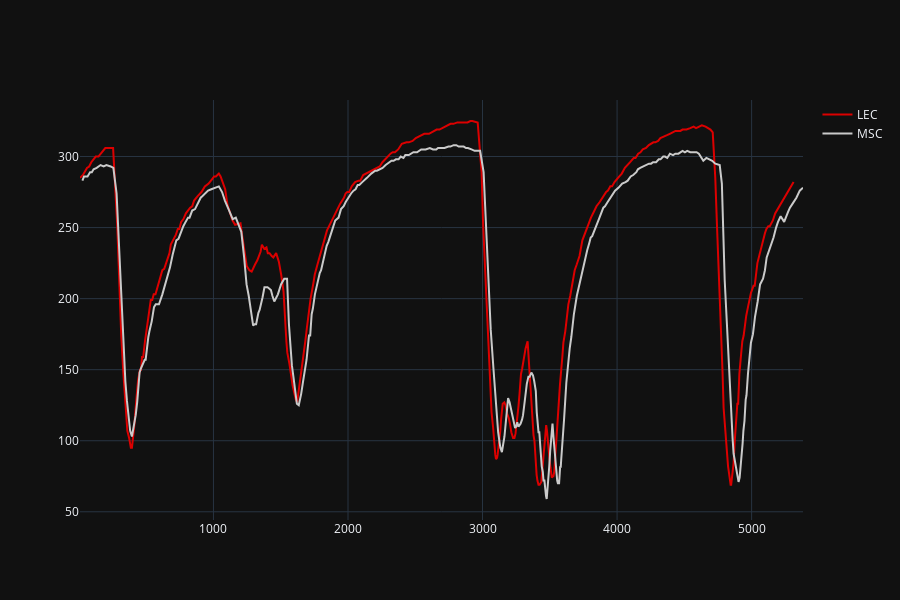

Notebook code for this chart:
### Code cell
fig = go.Figure()

fig.add_trace(go.Scatter(x=lec_car_data['Distance'], y=v_car_lec, name='LEC', line_color=ff1.plotting.driver_color('LEC'), hovertemplate = 
    'Speed: %{y} km/h'+
    '\n'+
    'Distance: %{x} meters'))
fig.add_trace(go.Scatter(x=msc_car_data['Distance'], y=v_car_rus, name='MSC', line_color=ff1.plotting.driver_color('MSC')))

fig.update_layout(width=900, height=600)
fig.show()

### Figure 1 — Plotly figure (JSON) as saved in the notebook; plotly's stock layout.template omitted (floating-point values rounded to 4 significant figures; data arrays with more than 128 entries replaced by an {"elided": "..."} marker saying what was removed)
{"data": [{"hovertemplate": "Speed: %{y} km/h'+\n    '\n'+\n    'Distance: %{x} meters", "line": {"color": "#dc0000"}, "name": "LEC", "type": "scatter", "x": {"elided": "344 int values"}, "y": {"elided": "344 int values"}}, {"line": {"color": "#cacaca"}, "name": "MSC", "type": "scatter", "x": {"elided": "349 int values"}, "y": {"elided": "349 int values"}}], "layout": {"height": 600, "width": 900}}
